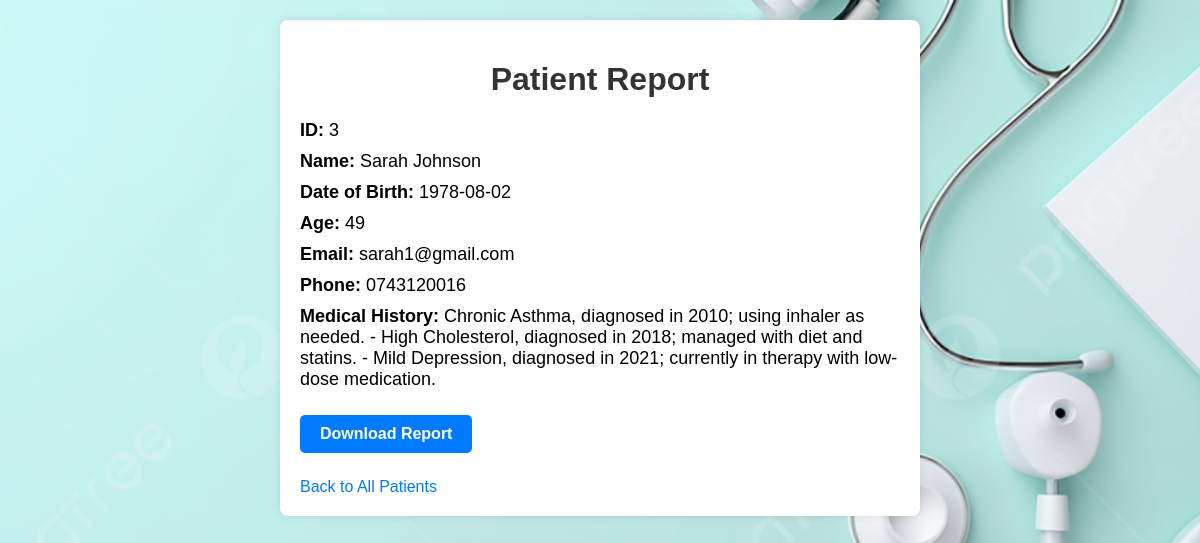
The app's page /view_report/3 with its own data.
### tables this page shows
CREATE TABLE patients (
            id INTEGER PRIMARY KEY AUTOINCREMENT,
            name TEXT NOT NULL,
            dob TEXT NOT NULL,
            age INTEGER NOT NULL,
            email TEXT NOT NULL,
            phone TEXT NOT NULL,
            medical_history TEXT NOT NULL,
            photo_path TEXT,
            face_data TEXT
        );

### main.py (the view)
@app.route('/view_report/<int:patient_id>')
def view_patient_report(patient_id):  # Changed the function name to avoid conflicts
    patient_details = get_patient_details_by_id(patient_id)
    if patient_details:
        return render_template('report.html', patient=patient_details)
    else:
        return render_template('report.html', message="Patient not found.")

### main.py (called while the page is built)
def get_patient_details():
    with sqlite3.connect(DATABASE) as conn:
        cursor = conn.cursor()
        cursor.execute('SELECT * FROM patients')
        return cursor.fetchall()

def get_patient_details_by_id(patient_id):
    patients = get_patient_details()  # Fetch the latest patient details from the database
    for patient in patients:
        if patient[0] == patient_id:
            return {
                'id': patient[0],
                'name': patient[1],
                'dob': patient[2],
                'age': patient[3],
                'email': patient[4],
                'phone': patient[5],
                'medical_history': patient[6]
            }
    return None

### templates/report.html (shortened to what this page needs)
<!DOCTYPE html>
<html lang="en">
<head>
</head>
<body>
    <div class="container">
        <h1>Patient Report</h1>
        {% if patient %}
            <p><strong>ID:</strong> {{ patient.id }}</p>
            <p><strong>Name:</strong> {{ patient.name }}</p>
            <p><strong>Date of Birth:</strong> {{ patient.dob }}</p>
            <p><strong>Age:</strong> {{ patient.age }}</p>
            <p><strong>Email:</strong> {{ patient.email }}</p>
            <p><strong>Phone:</strong> {{ patient.phone }}</p>
            <p><strong>Medical History:</strong> {{ patient.medical_history }}</p>
        {% else %}
            <p>Patient not found.</p>
        {% endif %}
        <a class="download-button">Download Report</a>
        <a href="{{ url_for('patients') }}">Back to All Patients</a>
    </div>
</body>
</html>

### records on screen
patients: id "3", name "Sarah Johnson", dob "1978-08-02", age "49", email "sarah1@gmail.com", phone "0743120016", medical_history "Chronic Asthma, diagnosed in 2010; using inhaler as needed. - High Cholesterol, diagnosed in 2018; managed with diet and statins. - Mild Depression, diagnosed in 2021; currently in therapy with low-dose medication."
